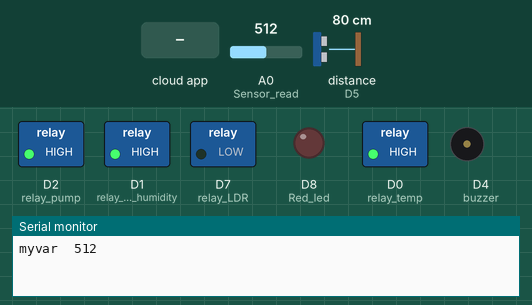
Recording of a sketch running on a simulated ESP8266 (NodeMCU). Parts: switched loads named in the sketch (green lamp = pin HIGH), output pins drawn as LEDs (lit = HIGH), buzzer (waves = sounding, pin HIGH), the last lines printed to the serial monitor. The test bench sets the inputs (shaded band); at power-on: A0 (Sensor_read) = 512, distance to the obstacle (sensor on D5) 80 cm. The echo pulse lasts 58.3 µs per cm; the RemoteXY app is connected.

Above: at 1.8 s.
1.9 s: the phone or cloud app sets Turn_On_Pump to 1
At 2.8 s:
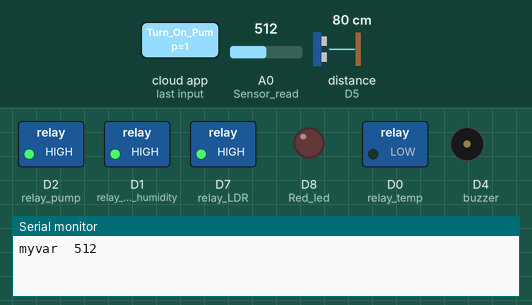
At 3.8 s:
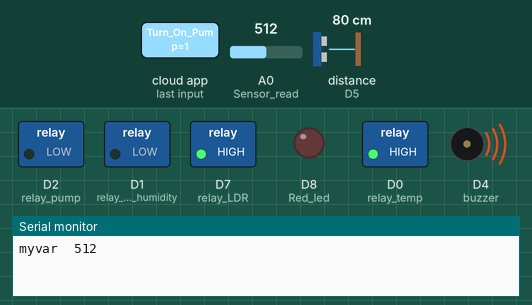
7.5 s: the phone or cloud app sets Turn_On_Pump to 0
At 9.8 s:
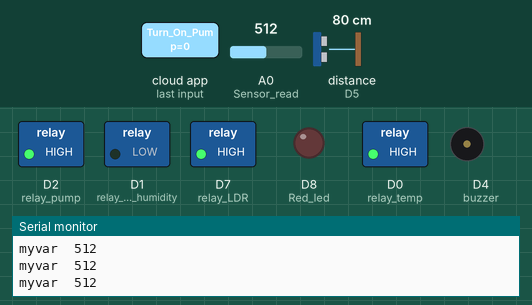
Timing chart, 0 to 21.2 s (numbered marks = the images above; inputs shaded):
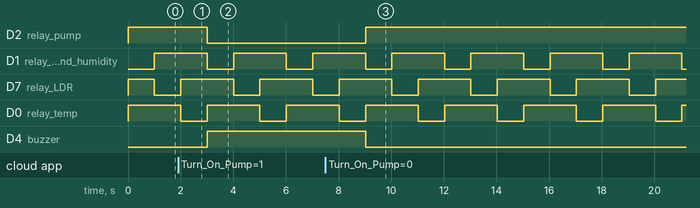

Measured:
- after the input at 1.9 s, D2 (relay_pump): HIGH → LOW after 1.1 s; D4 (buzzer): LOW → HIGH after 1.1 s
- after the input at 7.5 s, D2 (relay_pump): LOW → HIGH after 1.5 s; D4 (buzzer): HIGH → LOW after 1.5 s
- by itself, D1 (relay_ground_humidity), D7 (relay_LDR), D0 (relay_temp): alternates HIGH for 2.0 s and LOW for 1.0 s

The sketch:

project6.ino
```cpp
// (licence header left out)
//////////////////////////////////////////////
//        RemoteXY include library          //
//////////////////////////////////////////////

// RemoteXY select connection mode and include library
#define REMOTEXY_MODE__ESP8266WIFI_LIB_CLOUD
#include <ESP8266WiFi.h>

#include <RemoteXY.h>
#include <Ultrasonic.h>

// RemoteXY connection settings
//#define REMOTEXY_WIFI_SSID "OPPO Reno Z"
//#define REMOTEXY_WIFI_PASSWORD "nnnnnnnnnn1"

#define REMOTEXY_WIFI_SSID "Airbox_8F80"
#define REMOTEXY_WIFI_PASSWORD "7LY4HBL72L9"

#define REMOTEXY_CLOUD_SERVER "cloud.remotexy.com"
#define REMOTEXY_CLOUD_PORT 6376
#define REMOTEXY_CLOUD_TOKEN "0b3827ed006a68d9750dbd3ae8dc3877"

Ultrasonic ultrasonic(D6, D5); //(tigger, echo)  >> echo>D5
int distance;

  int relay_ground_humidity = D1;
  int relay_LDR = 13;
  int relay_temp = D0;
  int relay_pump = D2;
  int buzzer = D4;
  int Sensor_read = A0;
  int Red_led = D8;

  int val = 0;
  String ultraStr = "";
  unsigned long myTime;
// RemoteXY configurate
#pragma pack(push, 1)
uint8_t RemoteXY_CONF[] =   // 133 bytes
  { 255,1,0,24,0,126,0,16,16,1,10,48,24,18,15,15,4,26,31,79,
  78,0,31,79,70,70,0,67,5,32,43,22,6,2,26,6,67,5,32,54,
  22,6,2,26,6,67,5,32,64,22,6,2,26,6,129,0,6,44,21,4,
  178,87,97,116,101,114,32,76,101,118,101,0,129,0,6,55,21,4,0,72,
  117,109,105,100,105,116,121,0,67,5,32,74,22,6,2,26,6,129,0,6,
  65,17,4,80,83,117,110,32,76,105,103,104,116,0,129,0,5,75,23,4,
  35,84,101,109,112,101,114,97,116,117,114,101,0 };

// this structure defines all the variables and events of your control interface
struct {


    // input variables
  uint8_t Turn_On_Pump; // =1 if state is ON, else =0


    // output variables
  char Ultrasonic_val[6];  // string UTF8 end zero
  char Humidity_val[6];  // string UTF8 end zero
  char LDR_val[6];  // string UTF8 end zero
  char temp_val[6];  // string UTF8 end zero

//  String Ultrasonic_val;  // string UTF8 end zero
//  String Humidity_val;  // string UTF8 end zero
//  String LDR_val;
//  String temp_val;  // string UTF8 end zero

    // other variable
  uint8_t connect_flag;  // =1 if wire connected, else =0

} RemoteXY;
#pragma pack(pop)

/////////////////////////////////////////////
//           END RemoteXY include          //
/////////////////////////////////////////////


void setup()
{
  RemoteXY_Init ();
  Serial.begin(115200);
  pinMode(relay_ground_humidity, OUTPUT);
  pinMode(relay_LDR, OUTPUT);
  pinMode(relay_pump, OUTPUT);
  pinMode(relay_temp, OUTPUT);
  pinMode(buzzer, OUTPUT);
  pinMode(Sensor_read, INPUT);
  pinMode(Red_led, OUTPUT);

  // TODO you setup code

}

void loop()
{
  myTime = millis();
  RemoteXY_Handler ();

  distance = ultrasonic.read();

//  digitalWrite(PIN_SWITCH_2, (RemoteXY.switch_2==1)?LOW:HIGH);
  if(RemoteXY.Turn_On_Pump == 1){
    digitalWrite(buzzer, HIGH);
    digitalWrite(relay_pump, LOW);
  }
  else{
    digitalWrite(buzzer, LOW);
    digitalWrite(relay_pump, HIGH);
  }

  ultraStr = distance + "";
  ultraStr += "CM";
//  RemoteXY.Ultrasonic_val = ultraStr;
//  if(Ultrasonic_val >= 30){
//    digitalWrite(Red_led, HIGH);
//  }

  for(int i=0; i<=2; i++){   //make i<=2
    if(i == 0){
      digitalWrite(relay_LDR, HIGH);
      digitalWrite(relay_ground_humidity, LOW);
      digitalWrite(relay_temp, HIGH);
      int val = analogRead(Sensor_read);
//      Serial.println(analogRead(Sensor_read));
    }
    else if(i == 1){
      digitalWrite(relay_LDR, LOW);
      digitalWrite(relay_ground_humidity, HIGH);
      digitalWrite(relay_temp, HIGH);
      char str[] = "Value";
      int myvar = analogRead(relay_LDR);
      sprintf (RemoteXY.LDR_val, "%s is %d", str, myvar);
      Serial.print("myvar  ");
      Serial.println(myvar);
//      int val = analogRead(Sensor_read);
//      RemoteXY.LDR_val = analogRead(Sensor_read);
    }
    else if(i == 2){
      digitalWrite(relay_LDR, HIGH);
      digitalWrite(relay_ground_humidity, HIGH);
      digitalWrite(relay_temp, LOW);
      int val = analogRead(Sensor_read);
//      RemoteXY.LDR_val = analogRead(Sensor_read);
    }
      char str[] = "Value";
      sprintf (RemoteXY.LDR_val, "%s is %d", str, val);
    delay(1000);
  }

  // TODO you loop code
  // use the RemoteXY structure for data transfer
  // do not call delay()


}
```
